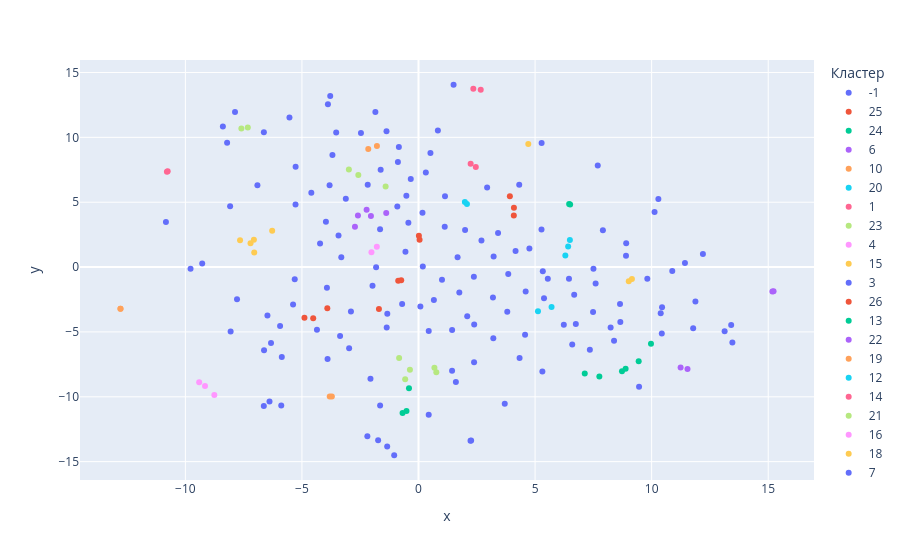

Notebook code cell kept with this figure:
### Code cell
fig = px.scatter(data_frame, 
                 x="x", 
                 y="y",
                 color="Кластер", 
                 hover_name="Имя")
fig.show()

### Figure 1 — Plotly figure (JSON) as saved in the notebook; plotly's stock layout.template omitted (floating-point values rounded to 4 significant figures; data arrays with more than 128 entries replaced by an {"elided": "..."} marker saying what was removed)
{"data": [{"hovertemplate": "<b>%{hovertext}</b><br><br>Кластер=-1<br>x=%{x}<br>y=%{y}<extra></extra>", "hovertext": {"elided": "138 str values"}, "legendgroup": "-1", "marker": {"color": "#636efa", "symbol": "circle"}, "mode": "markers", "name": "-1", "orientation": "v", "showlegend": true, "type": "scatter", "x": {"elided": "138 float values"}, "xaxis": "x", "y": {"elided": "138 float values"}, "yaxis": "y"}, {"hovertemplate": "<b>%{hovertext}</b><br><br>Кластер=25<br>x=%{x}<br>y=%{y}<extra></extra>", "hovertext": ["higanbanban", "nyamuras", "nubchann", "meowlody_note"], "legendgroup": "25", "marker": {"color": "#EF553B", "symbol": "circle"}, "mode": "markers", "name": "25", "orientation": "v", "showlegend": true, "type": "scatter", "x": [-3.911, -4.517, -4.892, -1.697], "xaxis": "x", "y": [-3.171, -3.937, -3.903, -3.234], "yaxis": "y"}, {"hovertemplate": "<b>%{hovertext}</b><br><br>Кластер=24<br>x=%{x}<br>y=%{y}<extra></extra>", "hovertext": ["qchaan_9", "xkamysh", "rera_seal"], "legendgroup": "24", "marker": {"color": "#00cc96", "symbol": "circle"}, "mode": "markers", "name": "24", "orientation": "v", "showlegend": true, "type": "scatter", "x": [-0.684, -0.5157, -0.4076], "xaxis": "x", "y": [-11.25, -11.09, -9.335], "yaxis": "y"}, {"hovertemplate": "<b>%{hovertext}</b><br><br>Кластер=6<br>x=%{x}<br>y=%{y}<extra></extra>", "hovertext": ["fumm_y", "lightfoxmanga"], "legendgroup": "6", "marker": {"color": "#ab63fa", "symbol": "circle"}, "mode": "markers", "name": "6", "orientation": "v", "showlegend": true, "type": "scatter", "x": [15.18, 15.23], "xaxis": "x", "y": [-1.885, -1.856], "yaxis": "y"}, {"hovertemplate": "<b>%{hovertext}</b><br><br>Кластер=10<br>x=%{x}<br>y=%{y}<extra></extra>", "hovertext": ["snezha_mrr", "ifrit_fri"], "legendgroup": "10", "marker": {"color": "#FFA15A", "symbol": "circle"}, "mode": "markers", "name": "10", "orientation": "v", "showlegend": true, "type": "scatter", "x": [-3.808, -3.717], "xaxis": "x", "y": [-9.976, -9.973], "yaxis": "y"}, {"hovertemplate": "<b>%{hovertext}</b><br><br>Кластер=20<br>x=%{x}<br>y=%{y}<extra></extra>", "hovertext": ["llestock", "tomoesin"], "legendgroup": "20", "marker": {"color": "#19d3f3", "symbol": "circle"}, "mode": "markers", "name": "20", "orientation": "v", "showlegend": true, "type": "scatter", "x": [5.707, 5.124], "xaxis": "x", "y": [-3.081, -3.404], "yaxis": "y"}, {"hovertemplate": "<b>%{hovertext}</b><br><br>Кластер=1<br>x=%{x}<br>y=%{y}<extra></extra>", "hovertext": ["hattiezazu", "d_e_l_y"], "legendgroup": "1", "marker": {"color": "#FF6692", "symbol": "circle"}, "mode": "markers", "name": "1", "orientation": "v", "showlegend": true, "type": "scatter", "x": [2.352, 2.669], "xaxis": "x", "y": [13.75, 13.68], "yaxis": "y"}, {"hovertemplate": "<b>%{hovertext}</b><br><br>Кластер=23<br>x=%{x}<br>y=%{y}<extra></extra>", "hovertext": ["squimeh", "solemuri", "banshameow", "maroosha", "simfonira"], "legendgroup": "23", "marker": {"color": "#B6E880", "symbol": "circle"}, "mode": "markers", "name": "23", "orientation": "v", "showlegend": true, "type": "scatter", "x": [0.683, 0.7638, -0.5714, -0.3678, -0.8311], "xaxis": "x", "y": [-7.769, -8.101, -8.646, -7.919, -7.018], "yaxis": "y"}, {"hovertemplate": "<b>%{hovertext}</b><br><br>Кластер=4<br>x=%{x}<br>y=%{y}<extra></extra>", "hovertext": ["crabcyborg", "bkdth", "inukaida_x"], "legendgroup": "4", "marker": {"color": "#FF97FF", "symbol": "circle"}, "mode": "markers", "name": "4", "orientation": "v", "showlegend": true, "type": "scatter", "x": [-8.757, -9.157, -9.407], "xaxis": "x", "y": [-9.855, -9.168, -8.871], "yaxis": "y"}, {"hovertemplate": "<b>%{hovertext}</b><br><br>Кластер=15<br>x=%{x}<br>y=%{y}<extra></extra>", "hovertext": ["manyamillio", "satokenzo", "niki_bestiya", "rexyrahoy", "ayyuri", "caramellmia"], "legendgroup": "15", "marker": {"color": "#FECB52", "symbol": "circle"}, "mode": "markers", "name": "15", "orientation": "v", "showlegend": true, "type": "scatter", "x": [-7.205, -7.046, 4.709, -7.654, -6.277, -7.06], "xaxis": "x", "y": [1.834, 1.122, 9.488, 2.065, 2.805, 2.103], "yaxis": "y"}, {"hovertemplate": "<b>%{hovertext}</b><br><br>Кластер=3<br>x=%{x}<br>y=%{y}<extra></extra>", "hovertext": ["nebeyond", "grettach"], "legendgroup": "3", "marker": {"color": "#636efa", "symbol": "circle"}, "mode": "markers", "name": "3", "orientation": "v", "showlegend": true, "type": "scatter", "x": [2.258, 2.231], "xaxis": "x", "y": [-13.37, -13.39], "yaxis": "y"}, {"hovertemplate": "<b>%{hovertext}</b><br><br>Кластер=26<br>x=%{x}<br>y=%{y}<extra></extra>", "hovertext": ["nyansuluna", "regendaryone", "alexstrawho", "hanikachan"], "legendgroup": "26", "marker": {"color": "#EF553B", "symbol": "circle"}, "mode": "markers", "name": "26", "orientation": "v", "showlegend": true, "type": "scatter", "x": [-0.742, 0.01675, -0.8699, 0.04657], "xaxis": "x", "y": [-1.025, 2.412, -1.056, 2.104], "yaxis": "y"}, {"hovertemplate": "<b>%{hovertext}</b><br><br>Кластер=13<br>x=%{x}<br>y=%{y}<extra></extra>", "hovertext": ["sadkawaai", "eliass_vt", "ooh_lulu", "younochkq", "yui_morgan", "ioshi_kaino_"], "legendgroup": "13", "marker": {"color": "#00cc96", "symbol": "circle"}, "mode": "markers", "name": "13", "orientation": "v", "showlegend": true, "type": "scatter", "x": [7.131, 9.972, 8.728, 7.757, 8.883, 9.444], "xaxis": "x", "y": [-8.211, -5.907, -8.04, -8.443, -7.847, -7.252], "yaxis": "y"}, {"hovertemplate": "<b>%{hovertext}</b><br><br>Кластер=22<br>x=%{x}<br>y=%{y}<extra></extra>", "hovertext": ["itsmoriko", "mizukkka", "ringotokun", "miliraybrick", "luanora"], "legendgroup": "22", "marker": {"color": "#ab63fa", "symbol": "circle"}, "mode": "markers", "name": "22", "orientation": "v", "showlegend": true, "type": "scatter", "x": [-2.598, -2.726, -1.384, -2.225, -2.041], "xaxis": "x", "y": [3.978, 3.101, 4.163, 4.415, 3.934], "yaxis": "y"}, {"hovertemplate": "<b>%{hovertext}</b><br><br>Кластер=19<br>x=%{x}<br>y=%{y}<extra></extra>", "hovertext": ["kaomurra", "cilfee"], "legendgroup": "19", "marker": {"color": "#FFA15A", "symbol": "circle"}, "mode": "markers", "name": "19", "orientation": "v", "showlegend": true, "type": "scatter", "x": [-1.783, -2.155], "xaxis": "x", "y": [9.335, 9.095], "yaxis": "y"}, {"hovertemplate": "<b>%{hovertext}</b><br><br>Кластер=12<br>x=%{x}<br>y=%{y}<extra></extra>", "hovertext": ["io_cow", "petlyusha", "marcykatyavtuber"], "legendgroup": "12", "marker": {"color": "#19d3f3", "symbol": "circle"}, "mode": "markers", "name": "12", "orientation": "v", "showlegend": true, "type": "scatter", "x": [6.298, 6.494, 6.419], "xaxis": "x", "y": [0.8945, 2.079, 1.586], "yaxis": "y"}, {"hovertemplate": "<b>%{hovertext}</b><br><br>Кластер=14<br>x=%{x}<br>y=%{y}<extra></extra>", "hovertext": ["nanaruvtuber", "noelvtuber_"], "legendgroup": "14", "marker": {"color": "#FF6692", "symbol": "circle"}, "mode": "markers", "name": "14", "orientation": "v", "showlegend": true, "type": "scatter", "x": [2.237, 2.457], "xaxis": "x", "y": [7.957, 7.718], "yaxis": "y"}, {"hovertemplate": "<b>%{hovertext}</b><br><br>Кластер=21<br>x=%{x}<br>y=%{y}<extra></extra>", "hovertext": ["folly_anaya", "kittenblaze", "yukomaussi"], "legendgroup": "21", "marker": {"color": "#B6E880", "symbol": "circle"}, "mode": "markers", "name": "21", "orientation": "v", "showlegend": true, "type": "scatter", "x": [-1.41, -2.986, -2.581], "xaxis": "x", "y": [6.219, 7.525, 7.092], "yaxis": "y"}, {"hovertemplate": "<b>%{hovertext}</b><br><br>Кластер=16<br>x=%{x}<br>y=%{y}<extra></extra>", "hovertext": ["shikigrei", "akidawho"], "legendgroup": "16", "marker": {"color": "#FF97FF", "symbol": "circle"}, "mode": "markers", "name": "16", "orientation": "v", "showlegend": true, "type": "scatter", "x": [-1.788, -2.018], "xaxis": "x", "y": [1.569, 1.14], "yaxis": "y"}, {"hovertemplate": "<b>%{hovertext}</b><br><br>Кластер=18<br>x=%{x}<br>y=%{y}<extra></extra>", "hovertext": ["tressa_ri", "mizumichka"], "legendgroup": "18", "marker": {"color": "#FECB52", "symbol": "circle"}, "mode": "markers", "name": "18", "orientation": "v", "showlegend": true, "type": "scatter", "x": [9.155, 9.019], "xaxis": "x", "y": [-0.9129, -1.091], "yaxis": "y"}, {"hovertemplate": "<b>%{hovertext}</b><br><br>Кластер=7<br>x=%{x}<br>y=%{y}<extra></extra>", "hovertext": ["akane_iwawwa", "mirednesy", "mokimioki"], "legendgroup": "7", "marker": {"color": "#636efa", "symbol": "circle"}, "mode": "markers", "name": "7", "orientation": "v", "showlegend": true, "type": "scatter", "x": [-2.194, -1.343, -1.732], "xaxis": "x", "y": [-13.05, -13.84, -13.34], "yaxis": "y"}, {"hovertemplate": "<b>%{hovertext}</b><br><br>Кластер=11<br>x=%{x}<br>y=%{y}<extra></extra>", "hovertext": ["amelialavert", "gliciniaelf", "lucavtuber"], "legendgroup": "11", "marker": {"color": "#EF553B", "symbol": "circle"}, "mode": "markers", "name": "11", "orientation": "v", "showlegend": true, "type": "scatter", "x": [4.088, 3.919, 4.094], "xaxis": "x", "y": [3.979, 5.458, 4.578], "yaxis": "y"}, {"hovertemplate": "<b>%{hovertext}</b><br><br>Кластер=8<br>x=%{x}<br>y=%{y}<extra></extra>", "hovertext": ["yuppie_vt_", "gabykuru"], "legendgroup": "8", "marker": {"color": "#00cc96", "symbol": "circle"}, "mode": "markers", "name": "8", "orientation": "v", "showlegend": true, "type": "scatter", "x": [6.462, 6.503], "xaxis": "x", "y": [4.868, 4.816], "yaxis": "y"}, {"hovertemplate": "<b>%{hovertext}</b><br><br>Кластер=5<br>x=%{x}<br>y=%{y}<extra></extra>", "hovertext": ["marffa_", "5creppa"], "legendgroup": "5", "marker": {"color": "#ab63fa", "symbol": "circle"}, "mode": "markers", "name": "5", "orientation": "v", "showlegend": true, "type": "scatter", "x": [11.24, 11.54], "xaxis": "x", "y": [-7.749, -7.86], "yaxis": "y"}, {"hovertemplate": "<b>%{hovertext}</b><br><br>Кластер=0<br>x=%{x}<br>y=%{y}<extra></extra>", "hovertext": ["novikony_", "eboni_inobe"], "legendgroup": "0", "marker": {"color": "#FFA15A", "symbol": "circle"}, "mode": "markers", "name": "0", "orientation": "v", "showlegend": true, "type": "scatter", "x": [-12.78, -12.78], "xaxis": "x", "y": [-3.22, -3.221], "yaxis": "y"}, {"hovertemplate": "<b>%{hovertext}</b><br><br>Кластер=17<br>x=%{x}<br>y=%{y}<extra></extra>", "hovertext": ["tiny_airy", "katsumi__chan"], "legendgroup": "17", "marker": {"color": "#19d3f3", "symbol": "circle"}, "mode": "markers", "name": "17", "orientation": "v", "showlegend": true, "type": "scatter", "x": [2.078, 1.988], "xaxis": "x", "y": [4.855, 5.021], "yaxis": "y"}, {"hovertemplate": "<b>%{hovertext}</b><br><br>Кластер=2<br>x=%{x}<br>y=%{y}<extra></extra>", "hovertext": ["mamilokuchii", "ananastya_nastya"], "legendgroup": "2", "marker": {"color": "#FF6692", "symbol": "circle"}, "mode": "markers", "name": "2", "orientation": "v", "showlegend": true, "type": "scatter", "x": [-10.76, -10.79], "xaxis": "x", "y": [7.379, 7.357], "yaxis": "y"}, {"hovertemplate": "<b>%{hovertext}</b><br><br>Кластер=9<br>x=%{x}<br>y=%{y}<extra></extra>", "hovertext": ["annioka", "furube666"], "legendgroup": "9", "marker": {"color": "#B6E880", "symbol": "circle"}, "mode": "markers", "name": "9", "orientation": "v", "showlegend": true, "type": "scatter", "x": [-7.597, -7.321], "xaxis": "x", "y": [10.67, 10.75], "yaxis": "y"}], "layout": {"legend": {"title": {"text": "Кластер"}, "tracegroupgap": 0}, "margin": {"t": 60}, "xaxis": {"anchor": "y", "domain": [0, 1], "title": {"text": "x"}}, "yaxis": {"anchor": "x", "domain": [0, 1], "title": {"text": "y"}}}}
